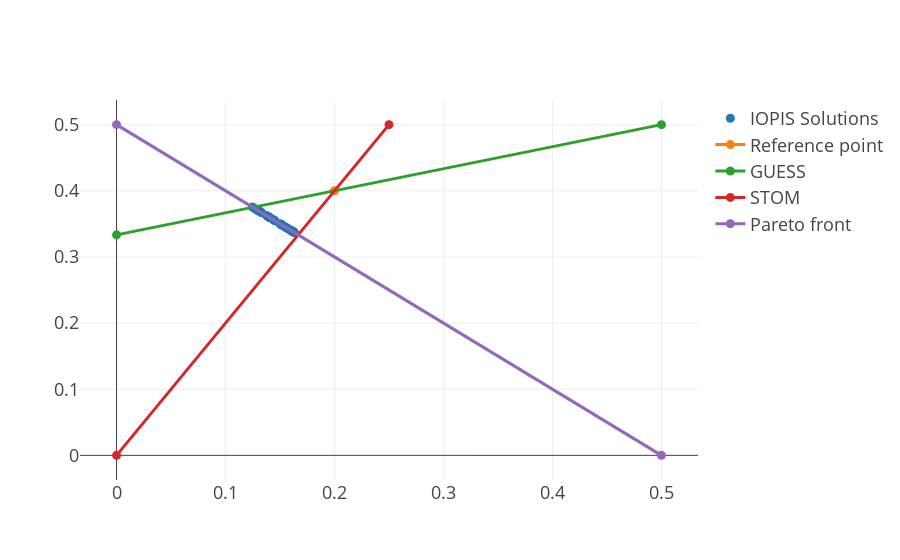

This figure's notebook cell:
### Code cell
iopis_solutions = go.Scatter(
    x=evolver.population.objectives[:, 0],
    y=evolver.population.objectives[:, 1],
    name="IOPIS Solutions",
    mode="markers"
)

refp = go.Scatter(
    x=preference["reference point"][:,0],
    y=preference["reference point"][:,1],
    name="Reference point"
)

# Some maths magic to draw a line connecting the ideal point and the reference point
# Represents the STOM scalarization function
temp = max((nadir- preference["reference point"][0])/(ideal-preference["reference point"][0]))
end = preference["reference point"][0] + temp * (ideal - preference["reference point"][0])
stom = go.Line(
    x=[ideal[0], end[0]],
    y=[ideal[1], end[1]],
    name="STOM",
)

# Some maths magic to draw a line connecting the nadir point and the reference point
# Represents the GUESS scalarization function
temp = max((ideal- preference["reference point"][0])/(nadir-preference["reference point"][0]))
end = preference["reference point"][0] + temp * (nadir - preference["reference point"][0])
guess = go.Line(
    x=[nadir[0], end[0]],
    y=[nadir[1], end[1]],
    name="GUESS",
)

pareto = go.Line(
    x=[0, 0.5],
    y=[0.5, 0],
    name="Pareto front",
)
go.Figure([iopis_solutions, refp, guess, stom, pareto])

### Figure 1 — Plotly figure (JSON) as saved in the notebook; plotly's stock layout.template omitted (floating-point values rounded to 4 significant figures)
{"data": [{"mode": "markers", "name": "IOPIS Solutions", "type": "scatter", "x": [0.1247, 0.1531, 0.139, 0.1267, 0.13, 0.1613, 0.1302, 0.1635, 0.1552, 0.1437, 0.1514, 0.1443, 0.1572, 0.1287, 0.1402, 0.1514, 0.1597, 0.1577, 0.1454, 0.162, 0.1513, 0.1606, 0.1403, 0.1376, 0.1394, 0.1552, 0.1307, 0.1623, 0.1499, 0.1623, 0.1404, 0.129, 0.1278, 0.1326, 0.1611, 0.161, 0.1306, 0.1516, 0.1284, 0.1329], "y": [0.3753, 0.3469, 0.361, 0.3733, 0.37, 0.3387, 0.3698, 0.3365, 0.3448, 0.3563, 0.3487, 0.356, 0.3428, 0.3716, 0.3598, 0.3487, 0.3403, 0.3423, 0.3546, 0.3382, 0.3488, 0.3395, 0.3597, 0.3625, 0.3606, 0.3448, 0.3694, 0.3377, 0.3501, 0.338, 0.3596, 0.3712, 0.3722, 0.3674, 0.3389, 0.339, 0.3697, 0.3485, 0.3717, 0.3671]}, {"name": "Reference point", "type": "scatter", "x": [0.2], "y": [0.4]}, {"name": "GUESS", "type": "scatter", "x": [0.5, 0], "y": [0.5, 0.3333]}, {"name": "STOM", "type": "scatter", "x": [0, 0.25], "y": [0, 0.5]}, {"name": "Pareto front", "type": "scatter", "x": [0, 0.5], "y": [0.5, 0]}], "layout": {"autosize": true, "xaxis": {"autorange": true, "range": [-0.03183, 0.5318], "type": "linear"}, "yaxis": {"autorange": true, "range": [-0.04851, 0.5485], "type": "linear"}}}
